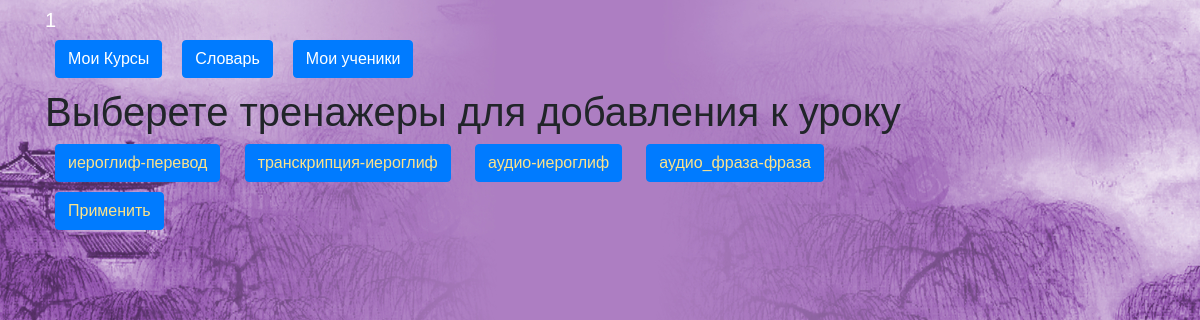
The page /add_trainers_to_lesson/4 (signed in) on the database its author committed.
### data/users.py (models this page shows, shortened)
class User(SqlAlchemyBase, UserMixin, SerializerMixin):
    __tablename__ = 'users'
    id = sqlalchemy.Column(sqlalchemy.Integer,
                           primary_key=True, autoincrement=True)
    name = sqlalchemy.Column(sqlalchemy.String, nullable=True)
    last_name = sqlalchemy.Column(sqlalchemy.String, nullable=True)
    patronymic = sqlalchemy.Column(sqlalchemy.String, nullable=True)
    email = sqlalchemy.Column(sqlalchemy.String,
                              index=True, unique=True, nullable=True)
    about = sqlalchemy.Column(sqlalchemy.String, nullable=True)
    hashed_password = sqlalchemy.Column(sqlalchemy.String, nullable=True)
    teacher = sqlalchemy.Column(sqlalchemy.Boolean, nullable=True)
    creator = sqlalchemy.Column(sqlalchemy.Integer, nullable=True)
    courses = orm.relation("Courses",
                           secondary="users_to_course",
                           backref="users")
    words = orm.relation("Words", back_populates='user')

### data/trainers.py (models this page shows)
class Trainers(SqlAlchemyBase, SerializerMixin):
    __tablename__ = 'trainers'
    id = sqlalchemy.Column(sqlalchemy.Integer,
                           primary_key=True, autoincrement=True)
    name = sqlalchemy.Column(sqlalchemy.String, nullable=True)
    check_side = sqlalchemy.Column(sqlalchemy.Integer, nullable=True)
    ans_side = sqlalchemy.Column(sqlalchemy.Integer, nullable=True)

### main.py (the view, shortened to what this page needs)
@app.route('/add_trainers_to_lesson/<int:lesson_id>', methods=['GET', 'POST'])
@login_required
def add_trainers_to_lesson(lesson_id):
    form = AddTrainersToLessonForm()
    db_sess = db_session.create_session()
    lesson = db_sess.query(Lessons).get(lesson_id)
    current_course = 0
    for c in db_sess.query(User).get(current_user.id).courses:
        if lesson in c.lessons:
            current_course = c
    all_trainers = db_sess.query(Trainers).all()
    unused_trainers = sorted(list(set(all_trainers).difference(set(lesson.trainers))),
                             key=lambda x: x.id)
    return render_template('add_trainers_to_lesson.html', trainers=unused_trainers, form=form, len_trainers=len(unused_trainers))

### forms/lesson.py
class AddTrainersToLessonForm(FlaskForm):
    submit = SubmitField('Применить')

### data/db_session.py (called while the page is built)
def create_session() -> Session:
    global __factory
    return __factory()

### main.py (called while the page is built)
@login_manager.user_loader
def load_user(user_id):
    db_sess = db_session.create_session()
    return db_sess.query(User).get(user_id)

### templates/add_trainers_to_lesson.html (shortened to what this page needs)
{% extends "base.html" %}
{% block content %}
<h1>Выберете тренажеры для добавления к уроку</h1>
<form action="" method="post" name="checks">
    {% for i in range(len_trainers) %}
    <button id="train {{ i }}" name="not_lesson_trainer" type="button" class="btn btn-primary" value="{{ trainers[i].id }}">{{ trainers[i].name }}</button>
    {% endfor %}
    <p>{{ form.submit(type="submit", class="btn btn-primary") }}</p>
</form>
{% endblock %}

### templates/base.html (shortened to what this page needs)
<!doctype html>
<html lang="en">
<head>
    <link rel="stylesheet"
          href="https://stackpath.bootstrapcdn.com/bootstrap/4.4.1/css/bootstrap.min.css"
>
    <link rel="stylesheet" href="/static/style.css">
</head>
<body>
<header class="header">
    <div class="container">
        <div class="header_inner">
            <nav>
                {% if current_user.is_authenticated %}
                <a class="navbar-brand" href="/logout" style="color: white;">{{ current_user.name
                    }}</a>
                {% endif %}
                {% if current_user.is_authenticated %}
                <div class="nav" id="up buttons">
                    <a id="nav button 1" class="btn btn-primary" href="/courses" style="color: white;">Мои Курсы</a>
                    <a id="nav button 2" class="btn btn-primary" href="/dictionary" style="color: white;">Словарь</a>
                    {% if current_user.teacher %}
                    <a id="nav button 3" class="btn btn-primary" href="/pupils" style="color: white;">Мои ученики</a>
                    {% endif %}
                </div>
                {% endif %}
            </nav>
        </div>
    </div>
</header>
<main role="main" class="container">
    {% block content %}{% endblock %}
</main>
</body>
</html>

### static/style.css (style rules this page uses)
body { font-family: 'Montserrat', sans-serif; font-size: 15px; color: #33; background: url('background_paint.jpg'); -webkit-background-size: cover; background-size: cover; }
.header { width: 100%; top: 0; left: 0; right: 0; z-index: 1000; }
.navbar-brand { color: #fff; position: relative; }
.btn { margin: 0 10px; margin-bottom: 10px; }
.btn-primary { display: inline-block; vertical-align: top; color: #fce38a; }

### rows shown on the page
User: name "1"
Trainers: name "иероглиф-перевод"
Trainers: name "транскрипция-иероглиф"
Trainers: name "аудио-иероглиф"
Trainers: name "аудио_фраза-фраза"
